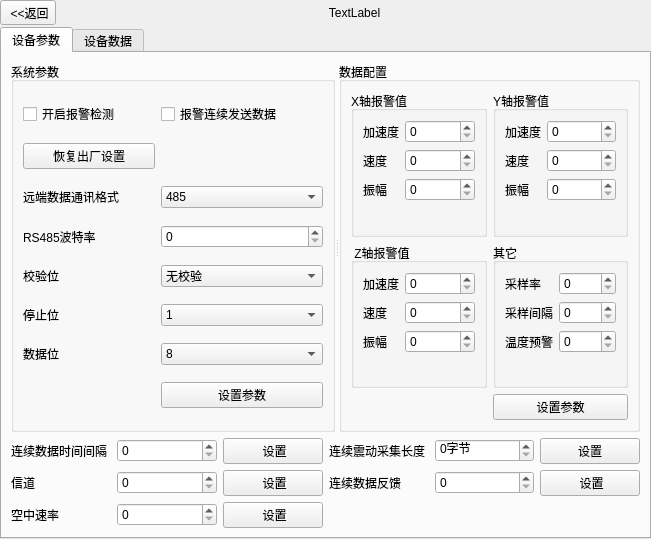
<?xml version="1.0" encoding="UTF-8"?>
<ui version="4.0">
 <class>DeviceWidget</class>
 <widget class="QWidget" name="DeviceWidget">
  <property name="geometry">
   <rect>
    <x>0</x>
    <y>0</y>
    <width>651</width>
    <height>539</height>
   </rect>
  </property>
  <property name="windowTitle">
   <string>Form</string>
  </property>
  <layout class="QGridLayout" name="gridLayout_4">
   <property name="leftMargin">
    <number>0</number>
   </property>
   <property name="topMargin">
    <number>0</number>
   </property>
   <property name="rightMargin">
    <number>0</number>
   </property>
   <property name="bottomMargin">
    <number>0</number>
   </property>
   <property name="spacing">
    <number>2</number>
   </property>
   <item row="0" column="0">
    <widget class="QToolButton" name="toolButton_back">
     <property name="text">
      <string> &lt;&lt;返回</string>
     </property>
    </widget>
   </item>
   <item row="0" column="1">
    <widget class="QLabel" name="label_slave">
     <property name="text">
      <string>TextLabel</string>
     </property>
     <property name="alignment">
      <set>Qt::AlignCenter</set>
     </property>
    </widget>
   </item>
   <item row="1" column="0" colspan="2">
    <widget class="QTabWidget" name="tabWidget">
     <property name="currentIndex">
      <number>0</number>
     </property>
     <widget class="QWidget" name="tab">
      <attribute name="title">
       <string>设备参数</string>
      </attribute>
      <layout class="QGridLayout" name="gridLayout_3">
       <item row="0" column="0" colspan="2">
        <widget class="QSplitter" name="splitter">
         <property name="orientation">
          <enum>Qt::Horizontal</enum>
         </property>
         <widget class="QGroupBox" name="groupBox">
          <property name="title">
           <string>系统参数</string>
          </property>
          <layout class="QGridLayout" name="gridLayout">
           <item row="1" column="2">
            <widget class="QCheckBox" name="checkBox_24">
             <property name="text">
              <string>报警连续发送数据</string>
             </property>
            </widget>
           </item>
           <item row="3" column="0">
            <widget class="QLabel" name="label_4">
             <property name="text">
              <string>远端数据通讯格式</string>
             </property>
            </widget>
           </item>
           <item row="2" column="0">
            <widget class="QPushButton" name="pushButton">
             <property name="text">
              <string>恢复出厂设置</string>
             </property>
            </widget>
           </item>
           <item row="6" column="0">
            <widget class="QLabel" name="label_7">
             <property name="text">
              <string>停止位</string>
             </property>
            </widget>
           </item>
           <item row="7" column="0">
            <widget class="QLabel" name="label_21">
             <property name="text">
              <string>数据位</string>
             </property>
            </widget>
           </item>
           <item row="3" column="2">
            <widget class="QComboBox" name="comboBox_6">
             <item>
              <property name="text">
               <string>485</string>
              </property>
             </item>
             <item>
              <property name="text">
               <string>LORA私有协议+485</string>
              </property>
             </item>
             <item>
              <property name="text">
               <string>WIFI私有协议+485</string>
              </property>
             </item>
             <item>
              <property name="text">
               <string>NB+485</string>
              </property>
             </item>
             <item>
              <property name="text">
               <string>WIFI MQTT+485</string>
              </property>
             </item>
             <item>
              <property name="text">
               <string>WIFI MODBUS主机+485</string>
              </property>
             </item>
             <item>
              <property name="text">
               <string>WIFI MODBUS从机+485</string>
              </property>
             </item>
            </widget>
           </item>
           <item row="4" column="0">
            <widget class="QLabel" name="label_5">
             <property name="text">
              <string>RS485波特率</string>
             </property>
             <property name="alignment">
              <set>Qt::AlignLeading|Qt::AlignLeft|Qt::AlignVCenter</set>
             </property>
            </widget>
           </item>
           <item row="8" column="0">
            <spacer name="horizontalSpacer">
             <property name="orientation">
              <enum>Qt::Horizontal</enum>
             </property>
             <property name="sizeHint" stdset="0">
              <size>
               <width>40</width>
               <height>20</height>
              </size>
             </property>
            </spacer>
           </item>
           <item row="7" column="2">
            <widget class="QComboBox" name="comboBox_9_3">
             <item>
              <property name="text">
               <string>8</string>
              </property>
             </item>
             <item>
              <property name="text">
               <string>9</string>
              </property>
             </item>
            </widget>
           </item>
           <item row="8" column="2">
            <widget class="QPushButton" name="pushButton_6_9">
             <property name="text">
              <string>设置参数</string>
             </property>
            </widget>
           </item>
           <item row="5" column="2">
            <widget class="QComboBox" name="comboBox_9_1">
             <item>
              <property name="text">
               <string>无校验</string>
              </property>
             </item>
             <item>
              <property name="text">
               <string>奇校验</string>
              </property>
             </item>
             <item>
              <property name="text">
               <string>偶校验</string>
              </property>
             </item>
            </widget>
           </item>
           <item row="6" column="2">
            <widget class="QComboBox" name="comboBox_9_2">
             <item>
              <property name="text">
               <string>1</string>
              </property>
             </item>
             <item>
              <property name="text">
               <string>2</string>
              </property>
             </item>
            </widget>
           </item>
           <item row="5" column="0">
            <widget class="QLabel" name="label_6">
             <property name="text">
              <string>校验位</string>
             </property>
             <property name="alignment">
              <set>Qt::AlignLeading|Qt::AlignLeft|Qt::AlignVCenter</set>
             </property>
            </widget>
           </item>
           <item row="4" column="2">
            <widget class="QSpinBox" name="spinBox_7">
             <property name="maximum">
              <number>115200</number>
             </property>
            </widget>
           </item>
           <item row="1" column="0">
            <widget class="QCheckBox" name="checkBox_5">
             <property name="text">
              <string>开启报警检测</string>
             </property>
            </widget>
           </item>
          </layout>
         </widget>
         <widget class="QGroupBox" name="groupBox_2">
          <property name="title">
           <string>数据配置</string>
          </property>
          <layout class="QGridLayout" name="gridLayout_2">
           <item row="0" column="1">
            <widget class="QGroupBox" name="groupBox_5">
             <property name="title">
              <string>Y轴报警值</string>
             </property>
             <layout class="QFormLayout" name="formLayout_2">
              <item row="0" column="0">
               <widget class="QLabel" name="label_12">
                <property name="text">
                 <string>加速度</string>
                </property>
               </widget>
              </item>
              <item row="0" column="1">
               <widget class="QSpinBox" name="spinBox_14">
                <property name="maximum">
                 <number>999</number>
                </property>
               </widget>
              </item>
              <item row="1" column="0">
               <widget class="QLabel" name="label_13">
                <property name="text">
                 <string>速度</string>
                </property>
               </widget>
              </item>
              <item row="1" column="1">
               <widget class="QSpinBox" name="spinBox_15">
                <property name="maximum">
                 <number>999</number>
                </property>
               </widget>
              </item>
              <item row="2" column="1">
               <widget class="QSpinBox" name="spinBox_16">
                <property name="maximum">
                 <number>999</number>
                </property>
               </widget>
              </item>
              <item row="2" column="0">
               <widget class="QLabel" name="label_14">
                <property name="text">
                 <string>振幅</string>
                </property>
               </widget>
              </item>
             </layout>
            </widget>
           </item>
           <item row="1" column="0">
            <widget class="QGroupBox" name="groupBox_6">
             <property name="title">
              <string> Z轴报警值</string>
             </property>
             <layout class="QFormLayout" name="formLayout_3">
              <item row="0" column="0">
               <widget class="QLabel" name="label_15">
                <property name="text">
                 <string>加速度</string>
                </property>
               </widget>
              </item>
              <item row="0" column="1">
               <widget class="QSpinBox" name="spinBox_17">
                <property name="maximum">
                 <number>999</number>
                </property>
               </widget>
              </item>
              <item row="1" column="0">
               <widget class="QLabel" name="label_16">
                <property name="text">
                 <string>速度</string>
                </property>
               </widget>
              </item>
              <item row="1" column="1">
               <widget class="QSpinBox" name="spinBox_18">
                <property name="maximum">
                 <number>999</number>
                </property>
               </widget>
              </item>
              <item row="2" column="1">
               <widget class="QSpinBox" name="spinBox_19">
                <property name="maximum">
                 <number>999</number>
                </property>
               </widget>
              </item>
              <item row="2" column="0">
               <widget class="QLabel" name="label_17">
                <property name="text">
                 <string>振幅</string>
                </property>
               </widget>
              </item>
             </layout>
            </widget>
           </item>
           <item row="2" column="1">
            <widget class="QPushButton" name="pushButton_11_20">
             <property name="text">
              <string>设置参数</string>
             </property>
            </widget>
           </item>
           <item row="1" column="1">
            <widget class="QGroupBox" name="groupBox_7">
             <property name="title">
              <string>其它</string>
             </property>
             <layout class="QFormLayout" name="formLayout_4">
              <item row="0" column="0">
               <widget class="QLabel" name="label_18">
                <property name="text">
                 <string>采样率</string>
                </property>
               </widget>
              </item>
              <item row="0" column="1">
               <widget class="QSpinBox" name="spinBox_3">
                <property name="maximum">
                 <number>999</number>
                </property>
               </widget>
              </item>
              <item row="1" column="0">
               <widget class="QLabel" name="label_19">
                <property name="text">
                 <string>采样间隔</string>
                </property>
               </widget>
              </item>
              <item row="1" column="1">
               <widget class="QSpinBox" name="spinBox_21">
                <property name="maximum">
                 <number>999</number>
                </property>
               </widget>
              </item>
              <item row="2" column="1">
               <widget class="QSpinBox" name="spinBox_20">
                <property name="maximum">
                 <number>999</number>
                </property>
               </widget>
              </item>
              <item row="2" column="0">
               <widget class="QLabel" name="label_20">
                <property name="text">
                 <string>温度预警</string>
                </property>
               </widget>
              </item>
             </layout>
            </widget>
           </item>
           <item row="0" column="0">
            <widget class="QGroupBox" name="groupBox_4">
             <property name="title">
              <string>X轴报警值</string>
             </property>
             <layout class="QFormLayout" name="formLayout">
              <item row="0" column="0">
               <widget class="QLabel" name="label_9">
                <property name="text">
                 <string>加速度</string>
                </property>
               </widget>
              </item>
              <item row="0" column="1">
               <widget class="QSpinBox" name="spinBox_11">
                <property name="maximum">
                 <number>999</number>
                </property>
               </widget>
              </item>
              <item row="1" column="0">
               <widget class="QLabel" name="label_10">
                <property name="text">
                 <string>速度</string>
                </property>
               </widget>
              </item>
              <item row="1" column="1">
               <widget class="QSpinBox" name="spinBox_12">
                <property name="maximum">
                 <number>999</number>
                </property>
               </widget>
              </item>
              <item row="2" column="1">
               <widget class="QSpinBox" name="spinBox_13">
                <property name="maximum">
                 <number>999</number>
                </property>
               </widget>
              </item>
              <item row="2" column="0">
               <widget class="QLabel" name="label_11">
                <property name="text">
                 <string>振幅</string>
                </property>
               </widget>
              </item>
             </layout>
            </widget>
           </item>
          </layout>
         </widget>
        </widget>
       </item>
       <item row="1" column="0">
        <layout class="QHBoxLayout" name="horizontalLayout">
         <item>
          <widget class="QLabel" name="label_8">
           <property name="text">
            <string>连续数据时间间隔</string>
           </property>
          </widget>
         </item>
         <item>
          <widget class="QSpinBox" name="spinBox_22">
           <property name="maximum">
            <number>999</number>
           </property>
          </widget>
         </item>
         <item>
          <widget class="QPushButton" name="pushButton_22">
           <property name="text">
            <string> 设置</string>
           </property>
           <attribute name="buttonGroup">
            <string notr="true">buttonGroup_2</string>
           </attribute>
          </widget>
         </item>
        </layout>
       </item>
       <item row="1" column="1">
        <layout class="QHBoxLayout" name="horizontalLayout_2">
         <item>
          <widget class="QLabel" name="label_22">
           <property name="text">
            <string>连续震动采集长度</string>
           </property>
          </widget>
         </item>
         <item>
          <widget class="QSpinBox" name="spinBox_23">
           <property name="suffix">
            <string>字节</string>
           </property>
           <property name="prefix">
            <string/>
           </property>
           <property name="maximum">
            <number>999</number>
           </property>
          </widget>
         </item>
         <item>
          <widget class="QPushButton" name="pushButton_23">
           <property name="text">
            <string>设置</string>
           </property>
           <attribute name="buttonGroup">
            <string notr="true">buttonGroup_2</string>
           </attribute>
          </widget>
         </item>
        </layout>
       </item>
       <item row="2" column="0">
        <layout class="QHBoxLayout" name="horizontalLayout_3">
         <item>
          <widget class="QLabel" name="label">
           <property name="text">
            <string>信道</string>
           </property>
          </widget>
         </item>
         <item>
          <widget class="QSpinBox" name="spinBox_2">
           <property name="maximum">
            <number>999</number>
           </property>
          </widget>
         </item>
         <item>
          <widget class="QPushButton" name="pushButton_2">
           <property name="text">
            <string> 设置</string>
           </property>
           <attribute name="buttonGroup">
            <string notr="true">buttonGroup_2</string>
           </attribute>
          </widget>
         </item>
        </layout>
       </item>
       <item row="2" column="1">
        <layout class="QHBoxLayout" name="horizontalLayout_4">
         <item>
          <widget class="QLabel" name="label_2">
           <property name="text">
            <string>连续数据反馈</string>
           </property>
          </widget>
         </item>
         <item>
          <widget class="QSpinBox" name="spinBox_31">
           <property name="maximum">
            <number>999</number>
           </property>
          </widget>
         </item>
         <item>
          <widget class="QPushButton" name="pushButton_31">
           <property name="text">
            <string> 设置</string>
           </property>
           <attribute name="buttonGroup">
            <string notr="true">buttonGroup_2</string>
           </attribute>
          </widget>
         </item>
        </layout>
       </item>
       <item row="3" column="0">
        <layout class="QHBoxLayout" name="horizontalLayout_5">
         <item>
          <widget class="QLabel" name="label_3">
           <property name="text">
            <string>空中速率</string>
           </property>
          </widget>
         </item>
         <item>
          <widget class="QSpinBox" name="spinBox_5">
           <property name="maximum">
            <number>9999</number>
           </property>
          </widget>
         </item>
         <item>
          <widget class="QPushButton" name="pushButton_5">
           <property name="text">
            <string> 设置</string>
           </property>
           <attribute name="buttonGroup">
            <string notr="true">buttonGroup_2</string>
           </attribute>
          </widget>
         </item>
        </layout>
       </item>
      </layout>
     </widget>
     <widget class="QWidget" name="tab_2">
      <attribute name="title">
       <string>设备数据</string>
      </attribute>
      <layout class="QGridLayout" name="gridLayout_5" rowstretch="0,0,0,1" rowminimumheight="0,0,0,0">
       <item row="0" column="0" colspan="3">
        <layout class="QHBoxLayout" name="horizontalLayout_6">
         <item>
          <widget class="QLabel" name="label_23">
           <property name="text">
            <string>连续数据类型</string>
           </property>
          </widget>
         </item>
         <item>
          <widget class="QComboBox" name="comboBox">
           <item>
            <property name="text">
             <string>X轴加速度</string>
            </property>
           </item>
           <item>
            <property name="text">
             <string>X轴速度</string>
            </property>
           </item>
           <item>
            <property name="text">
             <string>X轴位移</string>
            </property>
           </item>
           <item>
            <property name="text">
             <string>Y轴加速度</string>
            </property>
           </item>
           <item>
            <property name="text">
             <string>Y轴速度</string>
            </property>
           </item>
           <item>
            <property name="text">
             <string>Y轴位移</string>
            </property>
           </item>
           <item>
            <property name="text">
             <string>Z轴加速度</string>
            </property>
           </item>
           <item>
            <property name="text">
             <string>Z轴速度</string>
            </property>
           </item>
           <item>
            <property name="text">
             <string>Z轴位移</string>
            </property>
           </item>
          </widget>
         </item>
         <item>
          <widget class="QPushButton" name="pushButton_reqData">
           <property name="text">
            <string>请求连续数据</string>
           </property>
          </widget>
         </item>
        </layout>
       </item>
       <item row="1" column="0">
        <widget class="QCheckBox" name="checkBox_chart_0">
         <property name="text">
          <string>X轴加速度</string>
         </property>
         <property name="checked">
          <bool>true</bool>
         </property>
         <attribute name="buttonGroup">
          <string notr="true">buttonGroup</string>
         </attribute>
        </widget>
       </item>
       <item row="1" column="1">
        <widget class="QCheckBox" name="checkBox_chart_1">
         <property name="text">
          <string>X轴速度</string>
         </property>
         <property name="checked">
          <bool>true</bool>
         </property>
         <attribute name="buttonGroup">
          <string notr="true">buttonGroup</string>
         </attribute>
        </widget>
       </item>
       <item row="1" column="2">
        <widget class="QCheckBox" name="checkBox_chart_2">
         <property name="text">
          <string>X轴位移</string>
         </property>
         <property name="checked">
          <bool>true</bool>
         </property>
         <attribute name="buttonGroup">
          <string notr="true">buttonGroup</string>
         </attribute>
        </widget>
       </item>
       <item row="1" column="3">
        <widget class="QCheckBox" name="checkBox_chart_3">
         <property name="text">
          <string>Y轴加速度</string>
         </property>
         <property name="checked">
          <bool>true</bool>
         </property>
         <attribute name="buttonGroup">
          <string notr="true">buttonGroup</string>
         </attribute>
        </widget>
       </item>
       <item row="1" column="4">
        <widget class="QCheckBox" name="checkBox_chart_4">
         <property name="text">
          <string>Y轴速度</string>
         </property>
         <property name="checked">
          <bool>true</bool>
         </property>
         <attribute name="buttonGroup">
          <string notr="true">buttonGroup</string>
         </attribute>
        </widget>
       </item>
       <item row="1" column="5">
        <widget class="QCheckBox" name="checkBox_chart_5">
         <property name="text">
          <string>Y轴位移</string>
         </property>
         <property name="checked">
          <bool>true</bool>
         </property>
         <attribute name="buttonGroup">
          <string notr="true">buttonGroup</string>
         </attribute>
        </widget>
       </item>
       <item row="2" column="0">
        <widget class="QCheckBox" name="checkBox_chart_6">
         <property name="text">
          <string>Z轴加速度</string>
         </property>
         <property name="checked">
          <bool>true</bool>
         </property>
         <attribute name="buttonGroup">
          <string notr="true">buttonGroup</string>
         </attribute>
        </widget>
       </item>
       <item row="2" column="1">
        <widget class="QCheckBox" name="checkBox_chart_7">
         <property name="text">
          <string>Z轴速度</string>
         </property>
         <property name="checked">
          <bool>true</bool>
         </property>
         <attribute name="buttonGroup">
          <string notr="true">buttonGroup</string>
         </attribute>
        </widget>
       </item>
       <item row="2" column="2">
        <widget class="QCheckBox" name="checkBox_chart_8">
         <property name="text">
          <string>Z轴位移</string>
         </property>
         <property name="checked">
          <bool>true</bool>
         </property>
         <attribute name="buttonGroup">
          <string notr="true">buttonGroup</string>
         </attribute>
        </widget>
       </item>
       <item row="3" column="0" colspan="6">
        <widget class="DeviceChartView" name="widget" native="true"/>
       </item>
      </layout>
     </widget>
    </widget>
   </item>
  </layout>
 </widget>
 <customwidgets>
  <customwidget>
   <class>DeviceChartView</class>
   <extends>QWidget</extends>
   <header location="global">devicechartview.h</header>
   <container>1</container>
  </customwidget>
 </customwidgets>
 <resources/>
 <connections/>
 <buttongroups>
  <buttongroup name="buttonGroup_2"/>
  <buttongroup name="buttonGroup">
   <property name="exclusive">
    <bool>false</bool>
   </property>
  </buttongroup>
 </buttongroups>
</ui>
